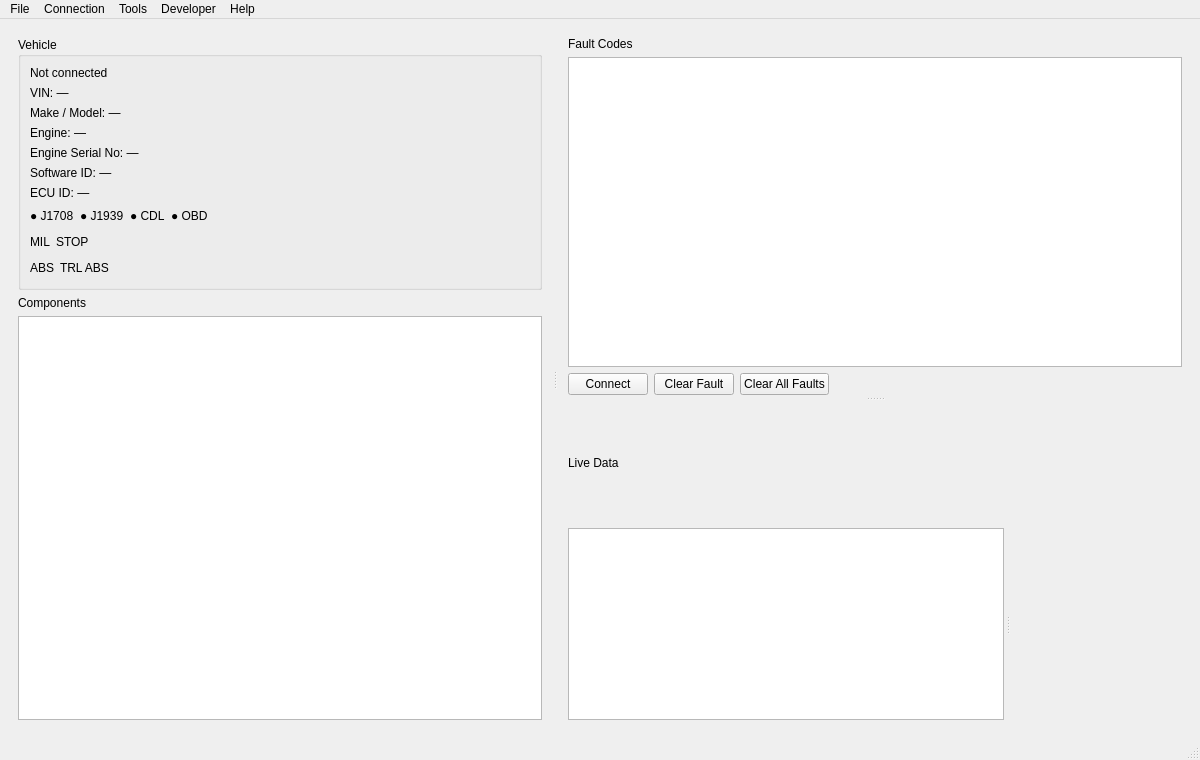
<ui version="4.0">
  <class>MainWindow</class>
  <widget class="QMainWindow" name="MainWindow">
    <property name="geometry">
      <rect>
        <x>0</x>
        <y>0</y>
        <width>1200</width>
        <height>760</height>
      </rect>
    </property>
    <property name="windowTitle">
      <string>OpenTruck</string>
    </property>
    <widget class="QWidget" name="centralwidget">
      <layout name="rootLayout" class="QVBoxLayout">
        <item>
          <widget class="QSplitter" name="mainSplitter">
            <property name="orientation">
              <enum>Qt::Horizontal</enum>
            </property>
            <property name="handleWidth">
              <number>8</number>
            </property>
            <property name="childrenCollapsible">
              <bool>false</bool>
            </property>
            <widget class="QFrame" name="leftPanel">
              <property name="minimumSize">
                <size>
                  <width>260</width>
                  <height>0</height>
                </size>
              </property>
              <property name="frameShape">
                <enum>QFrame::NoFrame</enum>
              </property>
              <layout class="QVBoxLayout" name="leftLayout">
                <item>
                  <widget class="QGroupBox" name="vehicleGroupBox">
                    <property name="title">
                      <string>Vehicle</string>
                    </property>
                    <layout class="QVBoxLayout" name="vehicleLayout">
                      <item>
                        <widget class="QLabel" name="lblConnStatus">
                          <property name="text">
                            <string>Not connected</string>
                          </property>
                        </widget>
                      </item>
                      <item>
                        <widget class="QLabel" name="lblVin">
                          <property name="text">
                            <string>VIN: —</string>
                          </property>
                        </widget>
                      </item>
                      <item>
                        <widget class="QLabel" name="lblModel">
                          <property name="text">
                            <string>Make / Model: —</string>
                          </property>
                        </widget>
                      </item>
                      <item>
                        <widget class="QLabel" name="lblEngine">
                          <property name="text">
                            <string>Engine: —</string>
                          </property>
                        </widget>
                      </item>
                      <item>
                        <widget class="QLabel" name="lblEngSerial">
                          <property name="text">
                            <string>Engine Serial No: —</string>
                          </property>
                        </widget>
                      </item>
                      <item>
                        <widget class="QLabel" name="lblSoftwareId">
                          <property name="text">
                            <string>Software ID: —</string>
                          </property>
                        </widget>
                      </item>
                      <item>
                        <widget class="QLabel" name="lblEcuId">
                          <property name="text">
                            <string>ECU ID: —</string>
                          </property>
                        </widget>
                      </item>
                      <item>
                        <layout class="QHBoxLayout" name="ledLayout">
                          <item>
                            <widget class="QLabel" name="ledJ1708">
                              <property name="text">
                                <string>● J1708</string>
                              </property>
                            </widget>
                          </item>
                          <item>
                            <widget class="QLabel" name="ledJ1939">
                              <property name="text">
                                <string>● J1939</string>
                              </property>
                            </widget>
                          </item>
                          <item>
                            <widget class="QLabel" name="ledCdl">
                              <property name="text">
                                <string>● CDL</string>
                              </property>
                            </widget>
                          </item>
                          <item>
                            <widget class="QLabel" name="obdLed">
                              <property name="text">
                                <string>● OBD</string>
                              </property>
                            </widget>
                          </item>
                          <item>
                            <spacer name="horizontalSpacer">
                              <property name="orientation">
                                <enum>Qt::Horizontal</enum>
                              </property>
                              <property name="sizeHint" stdset="0">
                                <size>
                                  <width>40</width>
                                  <height>20</height>
                                </size>
                              </property>
                            </spacer>
                          </item>
                        </layout>
                      </item>
                      <item>
                        <layout class="QHBoxLayout" name="lampLayout">
                          <item>
                            <widget class="QLabel" name="lampAmber">
                              <property name="text">
                                <string>MIL</string>
                              </property>
                            </widget>
                          </item>
                          <item>
                            <widget class="QLabel" name="lampRed">
                              <property name="text">
                                <string>STOP</string>
                              </property>
                            </widget>
                          </item>
                          <item>
                            <spacer name="lampSpacer">
                              <property name="orientation">
                                <enum>Qt::Horizontal</enum>
                              </property>
                              <property name="sizeHint" stdset="0">
                                <size>
                                  <width>20</width>
                                  <height>20</height>
                                </size>
                              </property>
                            </spacer>
                          </item>
                        </layout>
                      </item>
                      <item>
                        <layout class="QHBoxLayout" name="lampLayout2">
                          <item>
                            <widget class="QLabel" name="lampAbs">
                              <property name="text">
                                <string>ABS</string>
                              </property>
                            </widget>
                          </item>
                          <item>
                            <widget class="QLabel" name="lampTrailerAbs">
                              <property name="text">
                                <string>TRL ABS</string>
                              </property>
                            </widget>
                          </item>
                          <item>
                            <spacer name="lampSpacer2">
                              <property name="orientation">
                                <enum>Qt::Horizontal</enum>
                              </property>
                              <property name="sizeHint" stdset="0">
                                <size>
                                  <width>20</width>
                                  <height>20</height>
                                </size>
                              </property>
                            </spacer>
                          </item>
                        </layout>
                      </item>
                    </layout>
                  </widget>
                </item>
                <item>
                  <widget class="QLabel" name="componentsLabel">
                    <property name="text">
                      <string>Components</string>
                    </property>
                  </widget>
                </item>
                <item>
                  <widget class="QListWidget" name="componentList" />
                </item>
              </layout>
            </widget>
            <widget class="QFrame" name="centerPanel">
              <property name="frameShape">
                <enum>QFrame::NoFrame</enum>
              </property>
              <layout class="QVBoxLayout" name="centerLayout">
                <item>
                  <widget class="QSplitter" name="faultLiveSplitter">
                    <property name="orientation">
                      <enum>Qt::Vertical</enum>
                    </property>
                    <property name="handleWidth">
                      <number>8</number>
                    </property>
                    <property name="childrenCollapsible">
                      <bool>false</bool>
                    </property>
                    <widget class="QWidget" name="faultTopPane">
                      <layout name="faultTopLayout" class="QVBoxLayout">
                        <item>
                          <widget class="QLabel" name="faultCodesLabel">
                            <property name="text">
                              <string>Fault Codes</string>
                            </property>
                          </widget>
                        </item>
                        <item>
                          <widget class="QTableWidget" name="codesTable" />
                        </item>
                        <item>
                          <layout class="QHBoxLayout" name="faultButtonsLayout">
                            <item>
                              <widget class="QPushButton" name="btnConnect">
                                <property name="text">
                                  <string>Connect</string>
                                </property>
                              </widget>
                            </item>
                            <item>
                              <widget class="QPushButton" name="btnClearFault">
                                <property name="text">
                                  <string>Clear Fault</string>
                                </property>
                              </widget>
                            </item>
                            <item>
                              <widget class="QPushButton" name="btnClearAllFaults">
                                <property name="text">
                                  <string>Clear All Faults</string>
                                </property>
                              </widget>
                            </item>
                            <item>
                              <spacer name="faultButtonsSpacer">
                                <property name="orientation">
                                  <enum>Qt::Horizontal</enum>
                                </property>
                                <property name="sizeHint" stdset="0">
                                  <size>
                                    <width>40</width>
                                    <height>20</height>
                                  </size>
                                </property>
                              </spacer>
                            </item>
                          </layout>
                        </item>
                      </layout>
                    </widget>
                    <widget class="QWidget" name="liveBottomPane">
                      <layout name="liveBottomLayout" class="QVBoxLayout">
                        <item>
                          <widget class="QLabel" name="liveDataLabel">
                            <property name="text">
                              <string>Live Data</string>
                            </property>
                          </widget>
                        </item>
                        <item>
                          <widget class="QSplitter" name="liveDataSplitter">
                            <property name="orientation">
                              <enum>Qt::Horizontal</enum>
                            </property>
                            <property name="handleWidth">
                              <number>8</number>
                            </property>
                            <property name="childrenCollapsible">
                              <bool>false</bool>
                            </property>
                            <widget class="QTableWidget" name="liveDataTable" />
                            <widget class="QWidget" name="liveGraphHost" />
                          </widget>
                        </item>
                      </layout>
                    </widget>
                  </widget>
                </item>
              </layout>
            </widget>
          </widget>
        </item>
      </layout>
    </widget>
    <widget class="QMenuBar" name="menubar">
      <property name="geometry">
        <rect>
          <x>0</x>
          <y>0</y>
          <width>1200</width>
          <height>21</height>
        </rect>
      </property>
      <widget class="QMenu" name="menuFile">
        <property name="title">
          <string>File</string>
        </property>
        <addaction name="actionPreferences" />
        <addaction name="actionExit" />
      </widget>
      <widget class="QMenu" name="menuConnection">
        <property name="title">
          <string>Connection</string>
        </property>
        <addaction name="actionConnect" />
      </widget>
      <widget class="QMenu" name="menuTools">
        <property name="title">
          <string>Tools</string>
        </property>
        <addaction name="actionStartLogging" />
        <addaction name="actionTotalsCounters" />
        <addaction name="actionAftertreatment" />
        <addaction name="actionAbs" />
        <addaction name="actionGenerateReport" />
      </widget>
      <widget class="QMenu" name="menuDeveloper">
        <property name="title">
          <string>Developer</string>
        </property>
        <addaction name="actionCapture" />
        <addaction name="actionCheckAdapter" />
      </widget>
      <widget class="QMenu" name="menuHelp">
        <property name="title">
          <string>Help</string>
        </property>
        <addaction name="actionCheckForUpdates" />
        <addaction name="actionAbout" />
      </widget>
      <addaction name="menuFile" />
      <addaction name="menuConnection" />
      <addaction name="menuTools" />
      <addaction name="menuDeveloper" />
      <addaction name="menuHelp" />
    </widget>
    <widget class="QStatusBar" name="statusbar" />
    <action name="actionExit">
      <property name="text">
        <string>Exit</string>
      </property>
    </action>
    <action name="actionConnect">
      <property name="text">
        <string>Connect</string>
      </property>
    </action>
    <action name="actionStartLogging">
      <property name="text">
        <string>Start Logging...</string>
      </property>
    </action>
    <action name="actionCapture">
      <property name="text">
        <string>Start Capture</string>
      </property>
    </action>
    <action name="actionSniffBus">
      <property name="text">
        <string>Sniff Bus (raw)</string>
      </property>
    </action>
    <action name="actionCheckAdapter">
      <property name="text">
        <string>Check Adapter...</string>
      </property>
      <property name="toolTip">
        <string>Try every protocol this adapter offers and report what each one receives</string>
      </property>
    </action>
    <action name="actionPreferences">
      <property name="text">
        <string>Preferences...</string>
      </property>
    </action>
    <action name="actionGenerateReport">
      <property name="text">
        <string>Generate Report...</string>
      </property>
    </action>
    <action name="actionTotalsCounters">
      <property name="text">
        <string>Totals and Counters...</string>
      </property>
    </action>
    <action name="actionAftertreatment">
      <property name="text">
        <string>Aftertreatment...</string>
      </property>
    </action>
    <action name="actionAbs">
      <property name="text">
        <string>ABS...</string>
      </property>
    </action>
    <action name="actionCheckForUpdates">
      <property name="text">
        <string>Check for Updates...</string>
      </property>
    </action>
    <action name="actionAbout">
      <property name="text">
        <string>About</string>
      </property>
    </action>
  </widget>
  <resources />
  <connections />
</ui>
